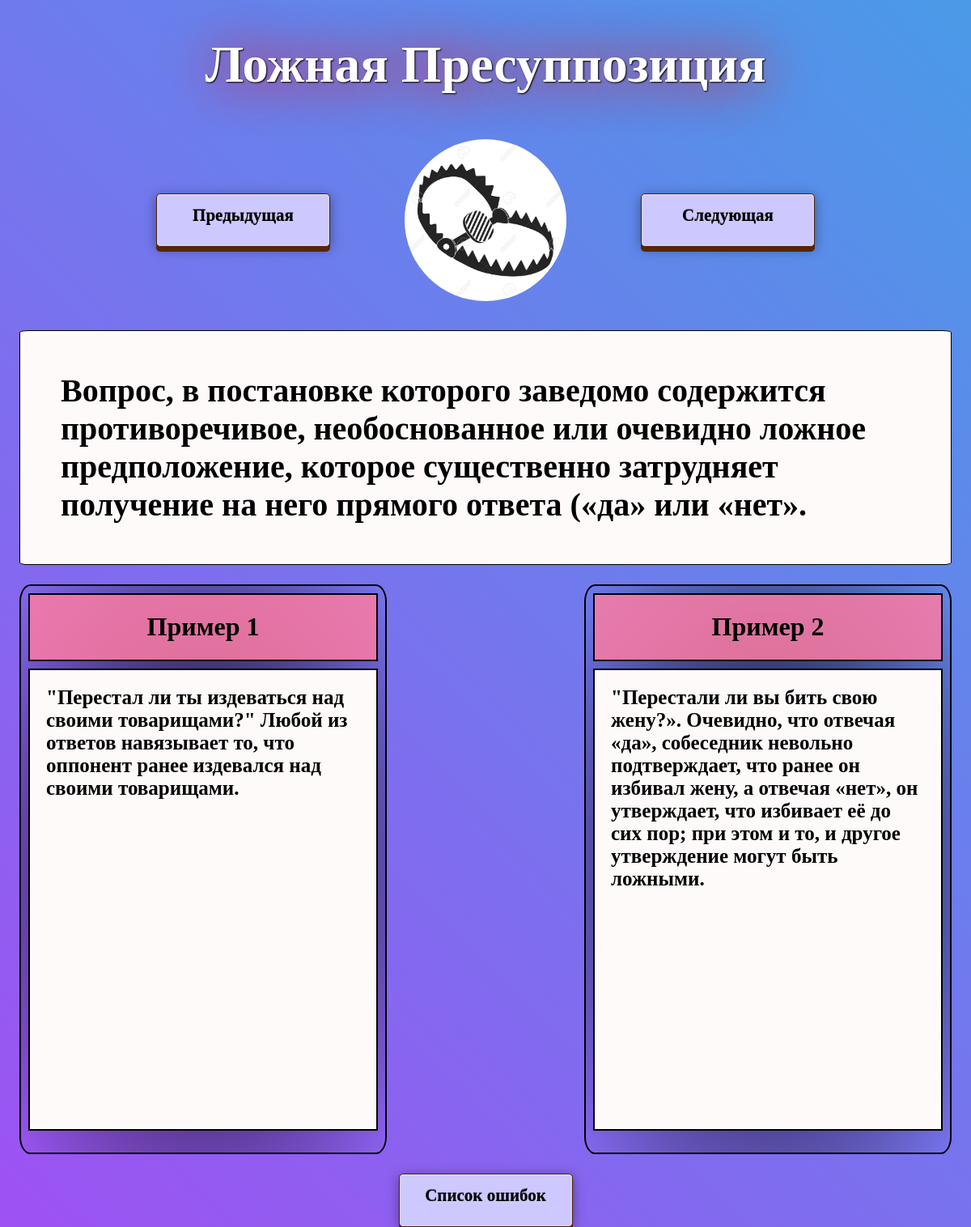
Page /fallacy/10/ on the earlier database version.
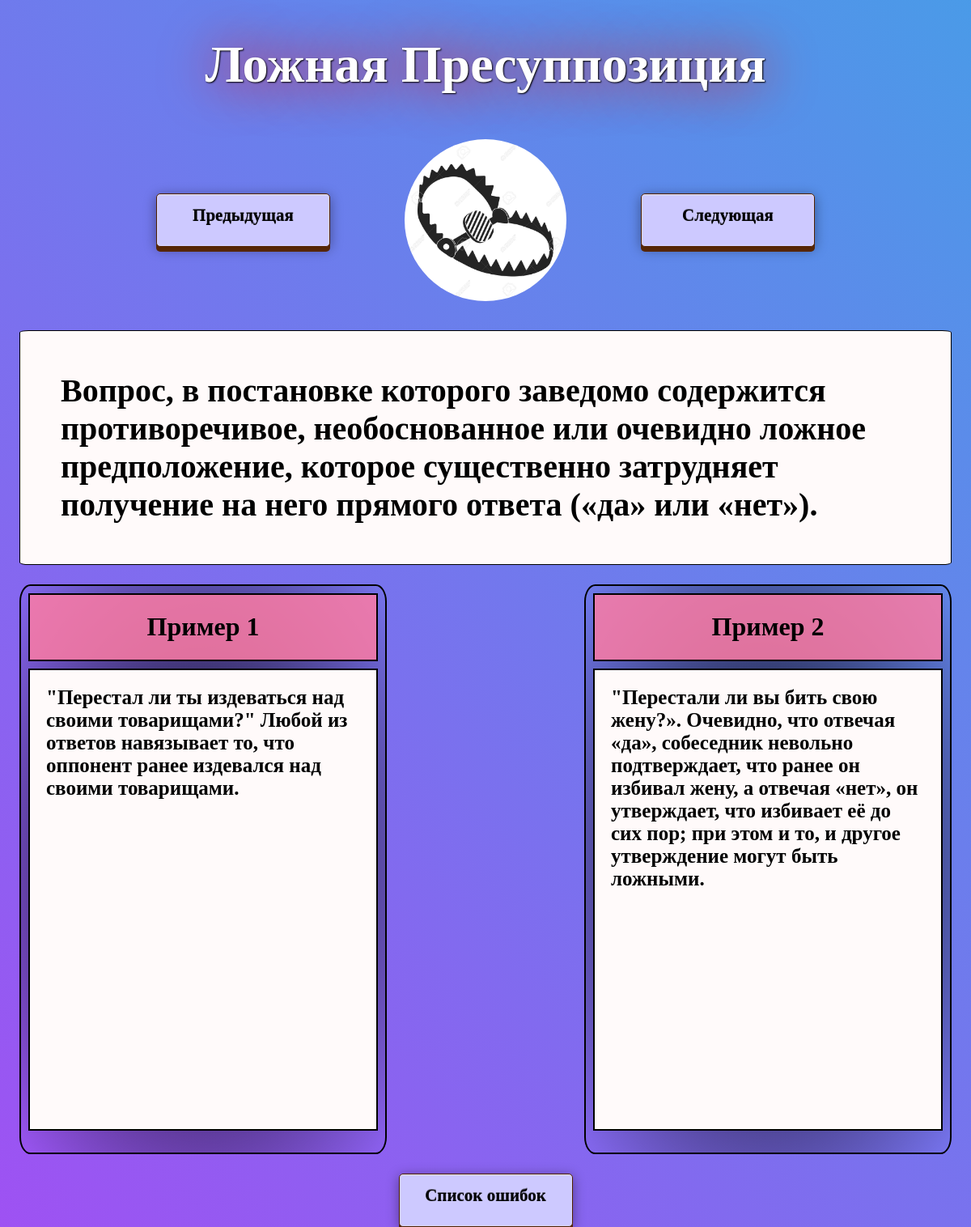
Same page on the later database version.
### fallacies/models.py (models this page shows, shortened)
class Fallacy(models.Model):
    image = models.ImageField(upload_to='photos/%Y/%m/%d/', blank=True)
    title = models.CharField(max_length=255)
    content = models.TextField(default='About project')
    example1_text = models.TextField(default='Пример 1')
    example1_image = models.ImageField(upload_to='photos/%Y/%m/%d/', blank=True)
    example2_text = models.TextField(default='Пример 2')
    example2_image = models.ImageField(upload_to='photos/%Y/%m/%d/', blank=True)
    another_names = models.TextField(default='Another name 1')

### fallacies/views.py (the view)
# urls.py: path('fallacy/<int:fallacy_id>/', show_fallacy, name='fallacy'),
def show_fallacy(request, fallacy_id):
    fallacies = Fallacy.objects.all()
    fallacy = Fallacy.objects.get(pk=fallacy_id)
    if fallacy_id == 1:
        previous_fallacy = Fallacy.objects.get(pk=24)
    else:
        previous_fallacy = Fallacy.objects.get(pk=fallacy_id - 1)
    if fallacy_id == 24:
        next_fallacy = Fallacy.objects.get(pk=1)
    else:
        next_fallacy = Fallacy.objects.get(pk=fallacy_id + 1)
    return render(request, 'fallacies/fallacy.html', {'fallacies': fallacies, 'fallacy': fallacy, 'previous_fallacy': previous_fallacy, 'next_fallacy': next_fallacy})

### fallacies/templates/fallacies/fallacy.html (shortened to what this page needs)
{% load static %}
<!DOCTYPE html>
<html lang="en">
<head>
        <link type="text/css" href="{% static 'fallacies/css/fallacy_styles.css' %}" rel="stylesheet" />
</head>
<body>
    <div class="titlefallacy">
    <h1 class="headerh1">{{fallacy.title}}</h1>
        </div>
    <div class="navigate">
        <a href='/fallacy/{{previous_fallacy.id}}' class="button19">Предыдущая</a>
        <img class="fallacy-img" src="{{fallacy.image.url}}" alt="lorem">
        <a href='/fallacy/{{next_fallacy.id}}' class="button19">Следующая</a>
    </div>
<div class="description-block">
<p class="fallacy-content">{{fallacy.content}}</p>
</div>
<div class="examples">
    <div class="example 1">
        <div class="blockh1example">
        <h1 class="exampleh1">Пример 1</h1>
            </div>
        <div class="exampletextblock">
        <h2 class="example-text 1">{{fallacy.example1_text}}</h2>
            </div>
    </div>
    <div class="example 2">
        <div class="blockh1example">
        <h1 class="exampleh1">Пример 2</h1>
            </div>
        <div class="exampletextblock">
        <h2 class="example-text 2">{{fallacy.example2_text}}</h2>
        </div>
    </div>
</div>
<div class="bottom-button">
    <a href='{% url "home" %}' class="button19">Список ошибок</a>
</div>
</body>
</html>

Differences in the rows shown:
changed Fallacy "Ложная Пресуппозиция": content "…прямого ответа («да» или «нет»." → "…прямого ответа («да» или «нет»)."
